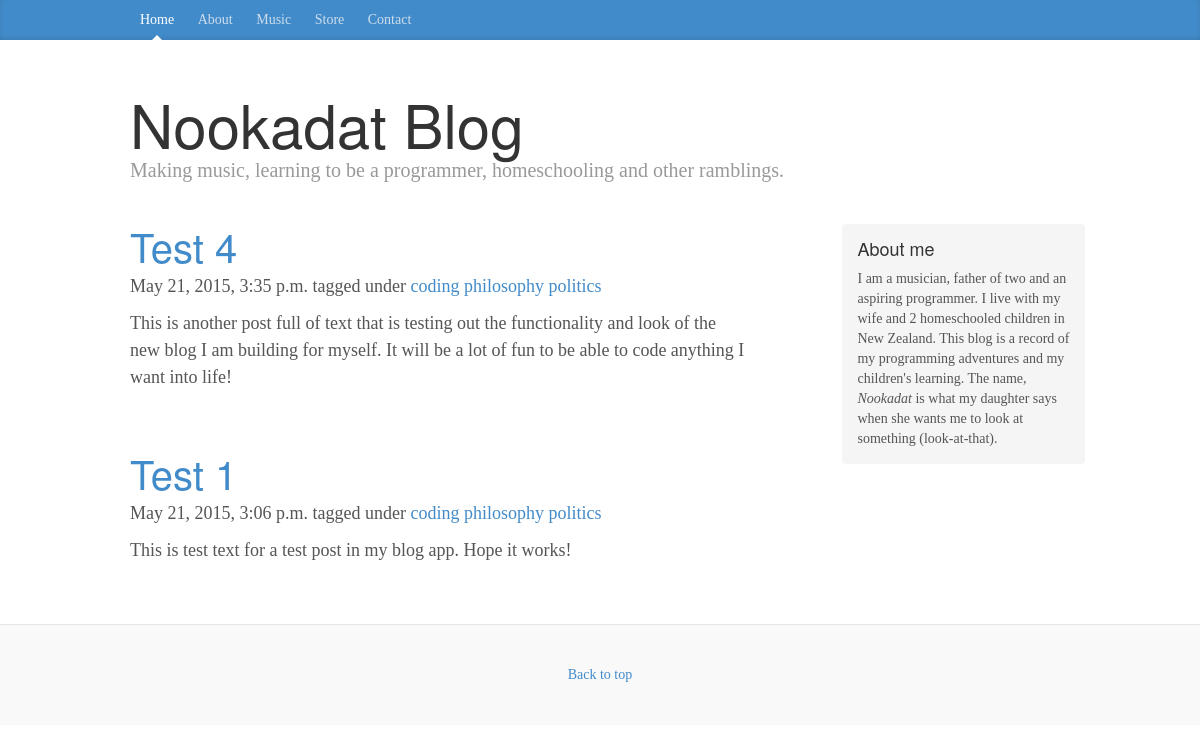
The app's page /tag/politics with its own data.
### blog/models.py (models this page shows, shortened)
class Post(models.Model):
    title = models.CharField(max_length=255)
    body = MarkdownField()
    body_html = models.TextField(editable=False, blank=True, null=True)
    slug = models.SlugField(max_length=200, unique=True)
    publish = models.BooleanField(default=True)
    created = models.DateTimeField(auto_now_add=True)
    modified = models.DateTimeField(auto_now=True)
    objects = PostQuerySet.as_manager()
    tags = models.ManyToManyField(Tag)
    class Meta:
        verbose_name = "Blog Post"
        verbose_name_plural = "Blog Posts"
        ordering = ["-created"]

class Tag(models.Model):
    slug = models.SlugField(max_length=200, unique=True)
    def __unicode__(self):
        return self.slug

### blog/views.py (the view)
# urls.py: url(r'^tag/(?P<slug>\S+)$', views.TagIndex.as_view(), name="tag_index"),
class TagIndex(generic.ListView):
    template_name = 'home.html'
    paginate_by = 2
    def get_queryset(self):
        slug = self.kwargs['slug']
        tag = models.Tag.objects.get(slug=slug)
        results = models.Post.objects.filter(tags=tag)
        return results

### templates/home.html
{% extends "base.html" %}
{% load django_markdown %}
{% block blog_posts %}
{% for object in object_list %}
<div class="post">
  <h2><a href="{% url "post_detail" slug=object.slug %}">{{ object.title }}
  </a></h2>
  <p class="post-meta">
    {{ object.created }} tagged under {% for tag in object.tags.all %}
    <a class="post-category post-category-js" href="{% url "tag_index" slug=tag.slug %}">
      {{ tag }}
    </a>
    {% endfor %}
  </p>
  {{ object.body_html|safe }}
</div>
{% endfor %}
{% endblock %}

### static/css/blog.css (style rules this page uses)
body { font-family: Georgia, "Times New Roman", Times, serif; color: #555; }
h1, .h1, h2, .h2, h3, .h3, h4, .h4, h5, .h5, h6, .h6 { margin-top: 0; font-family: "Helvetica Neue", Helvetica, Arial, sans-serif; font-weight: normal; color: #333; }
.post { margin-bottom: 60px; }
div.post h2:first-child { margin-bottom: 5px; font-size: 40px; }

### records on screen
Post: title "Test 4", created "May 21, 2015, 3:35 p.m.", body_html "This is another post full of text that is testing out the functionality and look of the new blog I am building for myself. It will be a lot of fun to be able to code anything I want into life!"
Tag: slug "coding"
Tag: slug "philosophy"
Tag: slug "politics"
Post: title "Test 1", created "May 21, 2015, 3:06 p.m.", body_html "This is test text for a test post in my blog app. Hope it works!"
